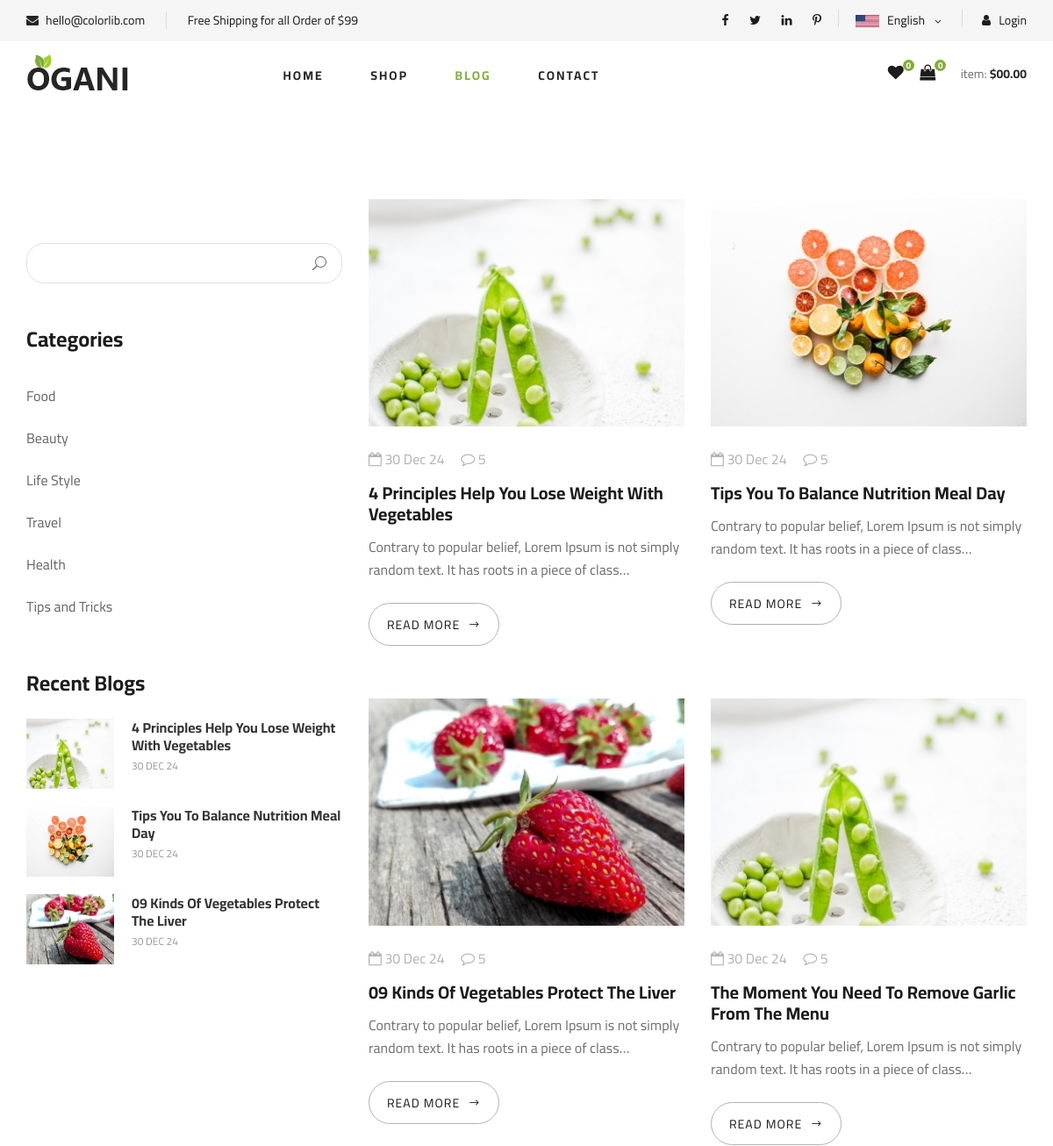
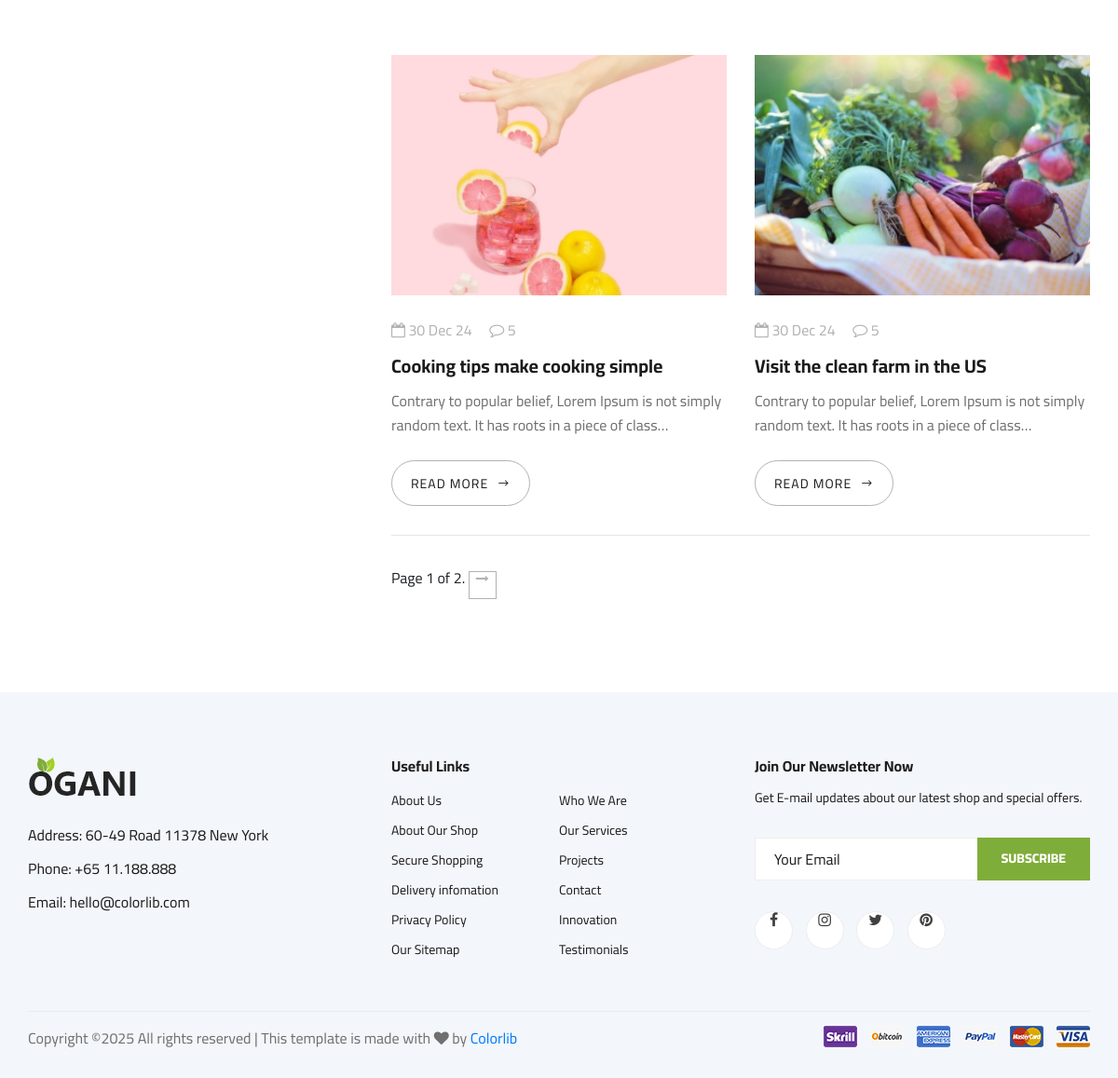
Screenshot of /blog/ with the database file from the repository (2 pictures, top to bottom).
### blog/models.py (models this page shows, shortened)
class BlogCategory(models.Model):
    category = models.CharField(max_length=100)
    created_at = models.DateTimeField(auto_now_add=True)
    class Meta:
        verbose_name_plural = 'Blog Categories'

class BlogModel(models.Model):
    title = models.CharField(max_length=255)
    blog_category = models.ForeignKey(BlogCategory, on_delete=models.CASCADE)
    author = models.ForeignKey(UserAccount, on_delete=models.PROTECT)
    blog_img = models.ImageField(upload_to='blog/images', blank=True, null=True)
    blog_thumb = models.ImageField(upload_to='blog/thumbnails', blank=True, null=True)
    blog_body = models.TextField()
    created_at = models.DateTimeField(auto_now_add=True)
    edited_at = models.DateTimeField(auto_now_add=True)

### blog/views.py (the view)
# urls.py: path('', views.blog_page, name='blog_page'),
def blog_page(request):
    html_template_name = 'blog/blog.html'
    all_blogs = BlogModel.objects.all().order_by('-created_at')
    paginator = Paginator(all_blogs, 6)
    page_number = request.GET.get('page')
    page_obj = paginator.get_page(page_number)
    category_list = BlogCategory.objects.all()
    blog_search_field = BlogSearchForm()
    latest_blogs = BlogModel.objects.all().order_by('-created_at')[:3]
    context = {
        'blogs': all_blogs,
        'pages': page_obj,
        'categories': category_list,
        'form': blog_search_field,
        'recent_blogs': latest_blogs,
    }
    return render(request, html_template_name, context)

### contact/contact_form.py (shortened to what this page needs)
class NewsLetterForm(forms.ModelForm):
    class Meta:
        model = NewsLetterModel
        fields = ['email']
    def __init__(self, *args, **kwargs):
        super(NewsLetterForm, self).__init__(*args, **kwargs)
        self.fields['email'].widget.attrs['placeholder'] = 'Your Email'

### blog/blog_search.py
class BlogSearchForm(forms.Form):
    search_key = forms.CharField(max_length=100, required=True)

### processors/cart_product_count.py (called while the page is built)
def product_in_cart_count(request):
    product_count = 0
    current_user = request.user
    try:
        if current_user.is_authenticated:
            all_cart_products = CartProduct.objects.all().filter(user=current_user)
            product_count = all_cart_products.count()
    except CartProduct.DoesNotExist:
        product_count = 0
    return dict(counter = product_count)

### processors/make_newsletter_form_available.py (called while the page is built)
def newsletter_for_all_app(request):
    return {'newsletter_form': NewsLetterForm()}

### processors/money_counter.py (called while the page is built)
def cart_total(request):
    try:
        current_user = request.user
        if current_user.is_authenticated:
            cart = CartProduct.objects.filter(user=current_user)
            total = 0
            for item in cart:
                total += item.sub_total()
            tax = total * 0.1
            total += tax
        else:
            total = 0
    except CartProduct.DoesNotExist:
        total = 0
    return {'cart_total': total}

def cart_total_without_tax(request):
    try:
        current_user = request.user
        if current_user.is_authenticated:
            cart = CartProduct.objects.filter(user=current_user)
            total = 0
            for item in cart:
                total += item.sub_total()
        else:
            total = 0
    except CartProduct.DoesNotExist:
        total = 0
    return {'total_without_tax': total}

### processors/wishlist_tracker.py (called while the page is built)
def wishlist_counter(request):
    current_user = request.user
    count_wishlist = 0
    try:
        if current_user.is_authenticated:
            get_wishlist_products = UserWishList.objects.all().filter(user=current_user, is_wishlist=True)
            count_wishlist = get_wishlist_products.count()
        else:
            count_wishlist = 0
    except UserWishList.DoesNotExist:
        count_wishlist = 0
    return {'count_wishlist': count_wishlist}

### templates/blog/blog.html (shortened to what this page needs)
{% extends 'index.html' %}
{% load static %}
{% block content %}
 <section class="blog spad">
    <div class="container">
        <div class="row">
            <div class="col-lg-4 col-md-5">
                <div class="blog__sidebar">
                    <div class="blog__sidebar__search">
                        <form action="{% url 'blog:blog_search' %}" method='GET'>
                            {{ form.search_key }}
                            <button type="submit"><span class="icon_search"></span></button>
                        </form>
                    </div>
                    <div class="blog__sidebar__item">
                        <h4>Categories</h4>
                        <ul>
                            {% for category in categories %}
                            <li><a href="{% url 'blog:blog_by_category' category.id %}">{{ category.category}}</a></li>
                            {% endfor %}
                        </ul>
                    </div>
                    <div class="blog__sidebar__item">
                        <h4>Recent Blogs</h4>
                        <div class="blog__sidebar__recent">
                            {% for blog in recent_blogs %}
                            <a href="{% url 'blog:blog_details' blog.id %}" class="blog__sidebar__recent__item">
                                <div class="blog__sidebar__recent__item__pic">
                                    <img src="{{ blog.blog_thumb.url }}" style="width: 100px; height: 80px;" alt="">
                                </div>
                                <div class="blog__sidebar__recent__item__text">
                                    <h6>{{ blog.title }}</h6>
                                    <span>{{ blog.edited_at | date:'d M y'}}</span>
                                </div>
                            </a>
                            {% endfor %}
                        </div>
                    </div>
                </div>
            </div>
            <div class="col-lg-8 col-md-7">
                <div class="row">
                    {% for blog in pages %}
                    <div class="col-lg-6 col-md-6 col-sm-6">
                        <div class="blog__item">
                            <div class="blog__item__pic">
                                <img src="{{ blog.blog_thumb.url }}" alt="">
                            </div>
                            <div class="blog__item__text">
                                <ul>
                                    <li><i class="fa fa-calendar-o"></i> {{ blog.edited_at | date:'d M y'}} </li>
                                    <li><i class="fa fa-comment-o"></i> 5</li>
                                </ul>
                                <h5><a href="{% url 'blog:blog_details' blog.id %}">{{ blog.title }}</a></h5>
                                <p>{{ blog.blog_body | truncatechars:100 | striptags }}</p>
                                <a href="{% url 'blog:blog_details' blog.id %}" class="blog__btn">READ MORE <span class="arrow_right"></span></a>
                            </div>
                        </div>
                    </div>
                    {% endfor %}
                    <div class="col-lg-12">
                        <div class="product__pagination blog__pagination">
                        <span class="current">
                            Page {{ pages.number }} of {{ pages.paginator.num_pages }}.
                        </span>
                        {% if pages.has_next %}
                            <a href="?page={{ pages.next_page_number }}"><i class="fa fa-long-arrow-right"></i></a>
                        {% endif %}
                        </div>
                    </div>
                </div>
            </div>
        </div>
    </div>
</section>
{% endblock %}

### static/css/style.css (style rules this page uses)
html, body { height: 100%; font-family: "Cairo", sans-serif; -webkit-font-smoothing: antialiased; font-smoothing: antialiased; }
h1, h2, h3, h4, h5, h6 { margin: 0; color: #111111; font-weight: 400; font-family: "Cairo", sans-serif; }
h4 { font-size: 24px; }
h5 { font-size: 18px; }
h6 { font-size: 16px; }
p { font-size: 16px; font-family: "Cairo", sans-serif; color: #6f6f6f; font-weight: 400; line-height: 26px; margin: 0 0 15px 0; }
img { max-width: 100%; }
ul, ol { padding: 0; margin: 0; }
.spad { padding-top: 100px; padding-bottom: 100px; }
.product__pagination, .blog__pagination { padding-top: 10px; }
.product__pagination a, .blog__pagination a { display: inline-block; width: 30px; height: 30px; border: 1px solid #b2b2b2; font-size: 14px; color: #b2b2b2; font-weight: 700; line-height: 28px; text-align: center; margin-right: 16px; -webkit-transition: all, 0.3s; -moz-transition: all, 0.3s; -ms-transition: all, 0.3s; -o-transition: all, 0.3s; transition: all, 0.3s; }
.product__pagination a:last-child, .blog__pagination a:last-child { margin-right: 0; }
.blog__item { margin-bottom: 60px; }
.blog__item__pic img { min-width: 100%; }
.blog__item__text { padding-top: 25px; }
.blog__item__text ul { margin-bottom: 15px; }
.blog__item__text ul li { font-size: 16px; color: #b2b2b2; list-style: none; display: inline-block; margin-right: 15px; }
.blog__item__text ul li:last-child { margin-right: 0; }
.blog__item__text h5 { margin-bottom: 12px; }
.blog__item__text h5 a { font-size: 20px; color: #1c1c1c; font-weight: 700; }
.blog__item__text p { margin-bottom: 25px; }
.blog__item__text .blog__btn { display: inline-block; font-size: 14px; color: #1c1c1c; text-transform: uppercase; letter-spacing: 1px; border: 1px solid #b2b2b2; padding: 14px 20px 12px; border-radius: 25px; }
.blog__item__text .blog__btn span { position: relative; top: 1px; margin-left: 5px; }
.blog__pagination { padding-top: 5px; position: relative; }
.blog__pagination:before { position: absolute; left: 0; top: -29px; height: 1px; width: 100%; background: #000000; opacity: 0.1; content: ""; }
.blog__sidebar { padding-top: 50px; }
.blog__sidebar__item { margin-bottom: 50px; }
.blog__sidebar__item h4 { color: #1c1c1c; font-weight: 700; margin-bottom: 25px; }
.blog__sidebar__item ul li { list-style: none; }
.blog__sidebar__item ul li a { font-size: 16px; color: #666666; line-height: 48px; -webkit-transition: all, 0.3s; -moz-transition: all, 0.3s; -ms-transition: all, 0.3s; -o-transition: all, 0.3s; transition: all, 0.3s; }
.blog__sidebar__search { margin-bottom: 50px; }
.blog__sidebar__search form { position: relative; }
.blog__sidebar__search form input { width: 100%; height: 46px; font-size: 16px; color: #6f6f6f; padding-left: 15px; border: 1px solid #e1e1e1; border-radius: 20px; }
.blog__sidebar__search form input::placeholder { color: #6f6f6f; }
.blog__sidebar__search form button { font-size: 16px; color: #6f6f6f; background: transparent; border: none; position: absolute; right: 0; top: 0; height: 100%; padding: 0px 18px; }
.blog__sidebar__recent .blog__sidebar__recent__item { display: block; }
.blog__sidebar__recent .blog__sidebar__recent__item:last-child { margin-bottom: 0; }
.blog__sidebar__recent__item { overflow: hidden; margin-bottom: 20px; }
.blog__sidebar__recent__item__pic { float: left; margin-right: 20px; }
.blog__sidebar__recent__item__text { overflow: hidden; }
.blog__sidebar__recent__item__text h6 { font-weight: 700; color: #333333; line-height: 20px; margin-bottom: 5px; }
.blog__sidebar__recent__item__text span { font-size: 12px; color: #999999; text-transform: uppercase; }
.footer__widget form input { width: 100%; font-size: 16px; padding-left: 20px; color: #1c1c1c; height: 46px; border: 1px solid #ededed; }
.footer__widget form input::placeholder { color: #1c1c1c; }
@media only screen and (min-width: 1200px) { .container { max-width: 1170px; } }

### rows the page displays
BlogCategory: category "Food"
BlogCategory: category "Beauty"
BlogCategory: category "Life Style"
BlogCategory: category "Travel"
BlogCategory: category "Health"
BlogCategory: category "Tips and Tricks"
BlogModel: blog_thumb (picture), title "4 Principles Help You Lose Weight With Vegetables", edited_at "30 DEC 24", edited_at "30 Dec 24", blog_body "Contrary to popular belief, Lorem Ipsum is not simply random text. It has roots in a piece of class…"
BlogModel: blog_thumb (picture), title "Tips You To Balance Nutrition Meal Day", edited_at "30 DEC 24", edited_at "30 Dec 24", blog_body "Contrary to popular belief, Lorem Ipsum is not simply random text. It has roots in a piece of class…"
BlogModel: blog_thumb (picture), title "09 Kinds Of Vegetables Protect The Liver", edited_at "30 DEC 24", edited_at "30 Dec 24", blog_body "Contrary to popular belief, Lorem Ipsum is not simply random text. It has roots in a piece of class…"
BlogModel: blog_thumb (picture), edited_at "30 Dec 24", title "The Moment You Need To Remove Garlic From The Menu", blog_body "Contrary to popular belief, Lorem Ipsum is not simply random text. It has roots in a piece of class…"
BlogModel: blog_thumb (picture), edited_at "30 Dec 24", title "Cooking tips make cooking simple", blog_body "Contrary to popular belief, Lorem Ipsum is not simply random text. It has roots in a piece of class…"
BlogModel: blog_thumb (picture), edited_at "30 Dec 24", title "Visit the clean farm in the US", blog_body "Contrary to popular belief, Lorem Ipsum is not simply random text. It has roots in a piece of class…"

### other values shown
{{ pages.number }} "1"
{{ pages.paginator.num_pages }} "2"
